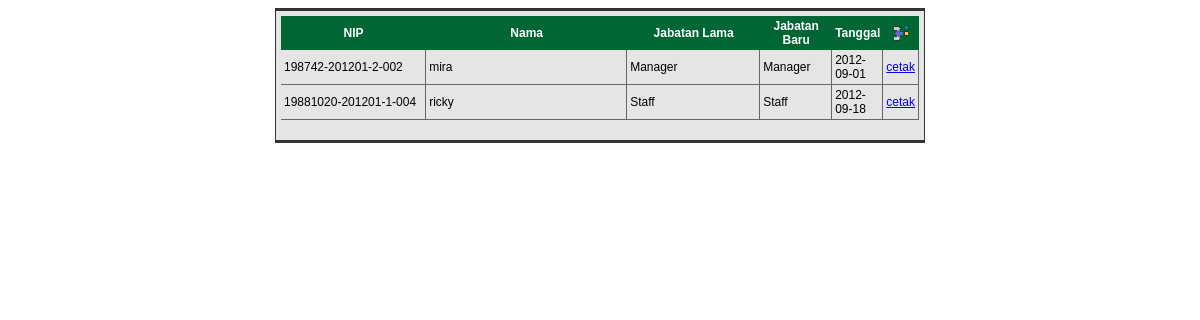
The app's page /pangkat.php with its own data.
### tables this page shows
CREATE TABLE IF NOT EXISTS `mst_karyawan` (
  `id` int(11) NOT NULL auto_increment,
  `nip` char(50) NOT NULL,
  `nama_lengkap` varchar(100) default NULL,
  `tempat_lahir` varchar(50) default NULL,
  `tanggal_lahir` date default NULL,
  `jenis_kelamin` varchar(50) NOT NULL,
  `alamat_ktp` varchar(100) default NULL,
  `alamat_domisili` varchar(100) default NULL,
  `telp_hp` char(20) default NULL,
  `agama` char(15) default NULL,
  `pendidikan` varchar(5) NOT NULL,
  `status` varchar(20) NOT NULL,
  `alamat_email` varchar(100) default NULL,
  `jumlah_keluarga` tinyint(4) NOT NULL,
  `kode_jab` char(2) default NULL,
  `id_golongan` tinyint(4) default NULL,
  `photo` varchar(255) NOT NULL,
  PRIMARY KEY  (`id`)
);

CREATE TABLE IF NOT EXISTS `mst_jabatan` (
  `kode_jab` char(2) NOT NULL,
  `nama_jabatan` varchar(50) default NULL,
  PRIMARY KEY  (`kode_jab`)
);

CREATE TABLE IF NOT EXISTS `mst_kenaikan_pangkat` (
  `id` int(11) NOT NULL auto_increment,
  `nip` varchar(30) NOT NULL,
  `jabatan_lama` varchar(50) NOT NULL,
  `jabatan_baru` varchar(50) NOT NULL,
  `tanggal` date NOT NULL,
  `keterangan` text NOT NULL,
  PRIMARY KEY  (`id`)
);

### pangkat.php (the view, shortened to what this page needs)
<?
	$aksi = $_GET[aksi];
?>
<!DOCTYPE html PUBLIC "-//W3C//DTD XHTML 1.0 Transitional//EN" "http://www.w3.org/TR/xhtml1/DTD/xhtml1-transitional.dtd">
<html xmlns="http://www.w3.org/1999/xhtml">
<head>
<link href="config/style.css" rel="stylesheet" type="text/css" />
</head>
<body>
<?
if (empty($aksi))
{
$q = mysql_query("select b.*, a.nip, a.nama_lengkap, c.id, c.tanggal ,b.nama_jabatan as jabatan_baru
from mst_karyawan a
inner join mst_jabatan b on a.kode_jab = b.kode_jab
inner join mst_kenaikan_pangkat c on a.nip = c.nip")or die(mysql_error());
?>
<table width="650" border="0" align="center" cellpadding="0" cellspacing="0">
  <tr>
    <td class="bgform">
    	<table width="100%" border="0" cellspacing="0" cellpadding="0">
          <tr class="tabelsorot">
            <td width="26%" class="tabelheader">NIP</td>
            <td width="38%" class="tabelheader">Nama</td>
            <td width="24%" class="tabelheader">Jabatan Lama</td>
            <td width="24%" class="tabelheader">Jabatan Baru</td>
            <td width="6%" class="tabelheader">Tanggal</td>
          <td width="6%" colspan="2" class="tabelheader"><a href="?mod=pangkat&aksi=tambah" title="Tambah Data Baru"><img src="images/b_insrow.png" width="16" height="16" border="0" /></a></td>
          </tr>
<?
   while ($t = mysql_fetch_array($q))
   {
?>
      <tr class="tabelsorot">
        <td class="tabelisi"><?  echo $t[nip]; ?></td>
        <td class="tabelisi"><?  echo $t[nama_lengkap]; ?></td>
        <td class="tabelisi"><?  echo $t[nama_jabatan]; ?></td>
        <td class="tabelisi"><?  echo $t[jabatan_baru]; ?></td>
        <td class="tabelisi"><?  echo $t[tanggal]; ?></td>
        <td class="tabelisi"><? echo "<a href='cetak_surat_pangkat.php?id=$t[id]' target='_blank' title='Hapus'>"; ?>cetak</a></td>
      </tr>
<? } ?>
      <tr>
        <td>&nbsp;</td>
        <td>&nbsp;</td>
        <td>&nbsp;</td>
        <td>&nbsp;</td>
        <td>&nbsp;</td>
      </tr>
    </table></td>
  </tr>
</table>
<p>&nbsp;</p>
<?
}
 ?>
</body>
</html>

### config/style.css (style rules this page uses)
.bgform { font-family: Georgia, "Times New Roman", Times, serif; font-size: 12px; font-weight: bold; color: #333333; text-decoration: none; background-color: #E5E5E5; background-repeat: repeat-y; display: block; padding: 5px; border-top-width: 3px; border-right-width: 1px; border-bottom-width: 3px; border-left-width: 1px; border-top-style: solid; border-right-style: solid; border-bottom-style: solid; border-left-style: solid; border-top-color: #333333; border-right-color: #333333; border-bottom-color: #333333; border-left-color: #333333; }
.tabelheader { font-family: Verdana, Arial, Helvetica, sans-serif; font-size: 12px; font-weight: bold; color: #FFFFFF; text-decoration: none; background-color: #063; text-align: center; margin: 3px; padding: 3px; }
.tabelisi { font-family: Verdana, Arial, Helvetica, sans-serif; font-size: 12px; color: #000000; text-decoration: none; margin: 3px; padding: 3px; border-top-width: 1px; border-right-width: 1px; border-bottom-width: 1px; border-left-width: 1px; border-bottom-style: solid; border-top-color: #666666; border-right-color: #666666; border-bottom-color: #666666; border-left-color: #666666; border-right-style: solid; font-weight: normal; }

### records on screen
mst_karyawan: nip "198742-201201-2-002", nama_lengkap "mira", kode_jab.nama_jabatan "Manager", mst_kenaikan_pangkat.tanggal "2012-09-01"
mst_karyawan: nip "19881020-201201-1-004", nama_lengkap "ricky", kode_jab.nama_jabatan "Staff", mst_kenaikan_pangkat.tanggal "2012-09-18"
